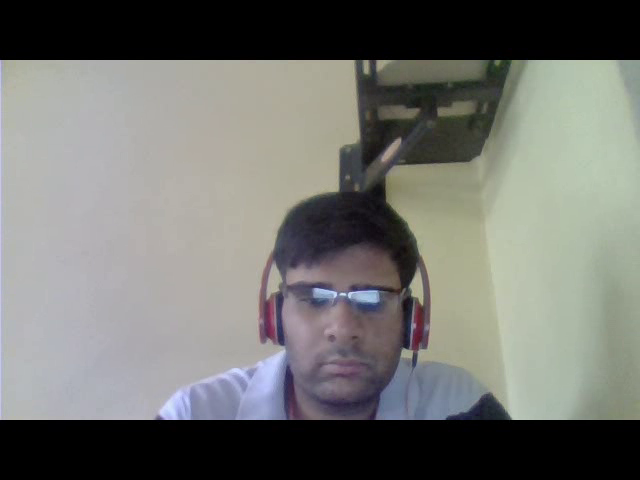
#> input picture frame 29 of output.avi, 640 x 480 px, given in place of vtest.avi, which was not available
$ jupyter execute video_Recognition_Practice.ipynb
#> lines starting #> are read from the running program, lines starting #| are printed output that depends on the picture; after the words box and inside, x2 and y2 are one past the last pixel; in counts of white or black regions, pixels touching at a corner belong together
[cell 1]
# First we will import the libraries

import cv2
import numpy as np

[cell 2]
# Now we are going to read a video into cap variable

cap = cv2.VideoCapture('photos/vtest.avi')

# Creating a object 'out' of class 'VideoWriter' for saving the video to a new file.

fourcc = cv2.VideoWriter_fourcc('X','V','I','D')
out = cv2.VideoWriter('output.avi', fourcc, 20,(640,480))

[cell 3]
while cap.isOpened():
    success, frame = cap.read() # Reads the video
#> frame is the input picture: shape (480, 640, 3); mean B, G, R 111.4, 115.6, 114.8

    if success == True:
        print(cap.get(cv2.CAP_PROP_FRAME_WIDTH)) # Prints the weight of video
        print(cap.get(cv2.CAP_PROP_FRAME_HEIGHT)) # Prints the height of video

        # Putting some text on the video

        font = cv2.FONT_HERSHEY_SIMPLEX
        frame = cv2.putText(frame,'Walking on the street',(100,200),font,2,(0,232,232),2,cv2.LINE_4)
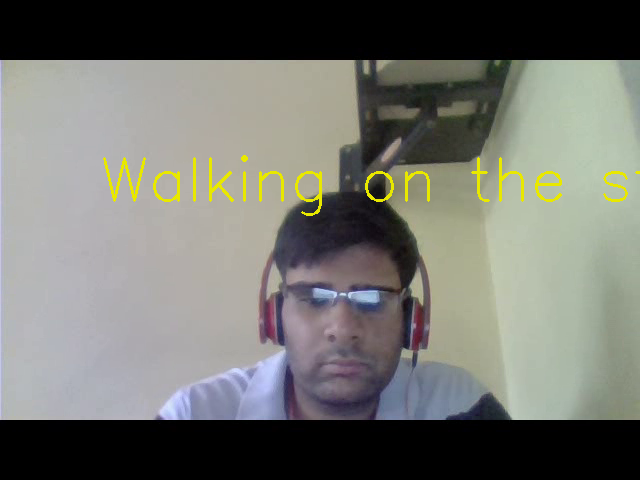
#> frame: shape (480, 640, 3); 1.1% of pixels changed, all inside (x1, y1, x2, y2) = (103, 155, 640, 216)

        out.write(frame)

        # gray = cv2.cvtColor(frame,cv2.COLOR_BGR2GRAY) # Changes the color of video to grey

        cv2.imshow("Just a screen recording",frame)

        if cv2.waitKey(1) & 0xFF == ord('q'):
#> (key q is pressed here)
            break


cap.release()
out.release()
cv2.destroyAllWindows()


$ run again, starting later in the video
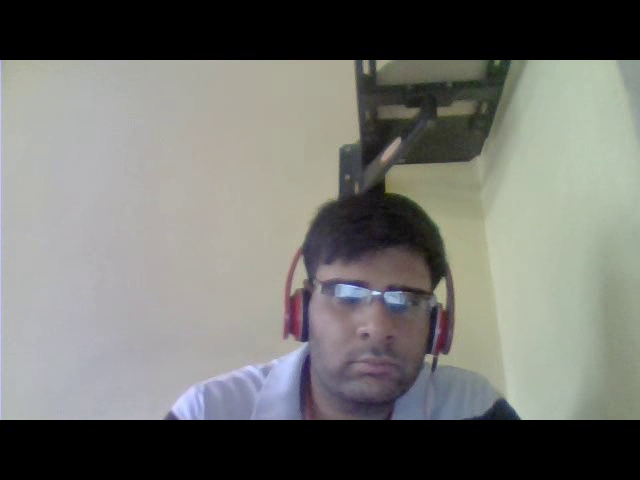
#> input picture frame 130 of output.avi, 640 x 480 px, given in place of vtest.avi, which was not available
#> frame is the input picture: shape (480, 640, 3); mean B, G, R 111.3, 115.7, 115
#> `frame = cv2.putText(frame,'Walking on the street',(100,200),font,2,(0,..`:
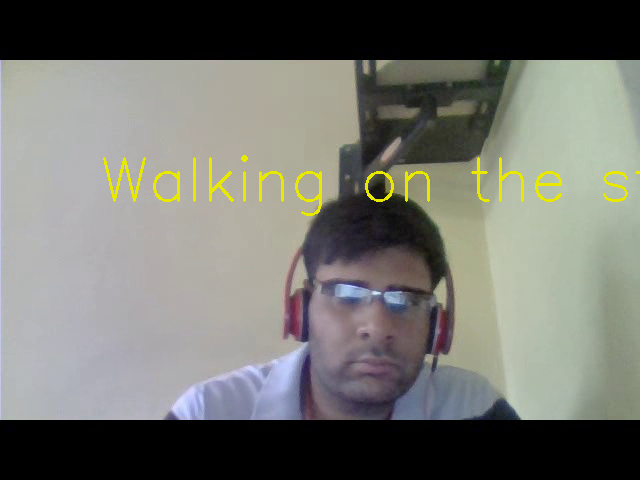
#> frame: shape (480, 640, 3); 1.1% of pixels changed, all inside (x1, y1, x2, y2) = (103, 155, 640, 216)

$ run again, starting later in the video
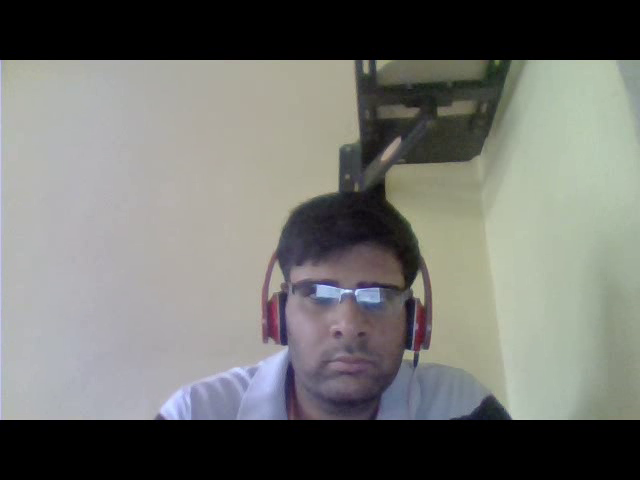
#> input picture frame 232 of output.avi, 640 x 480 px, given in place of vtest.avi, which was not available
#> frame is the input picture: shape (480, 640, 3); mean B, G, R 111, 115.1, 114.2
#> `frame = cv2.putText(frame,'Walking on the street',(100,200),font,2,(0,..`:
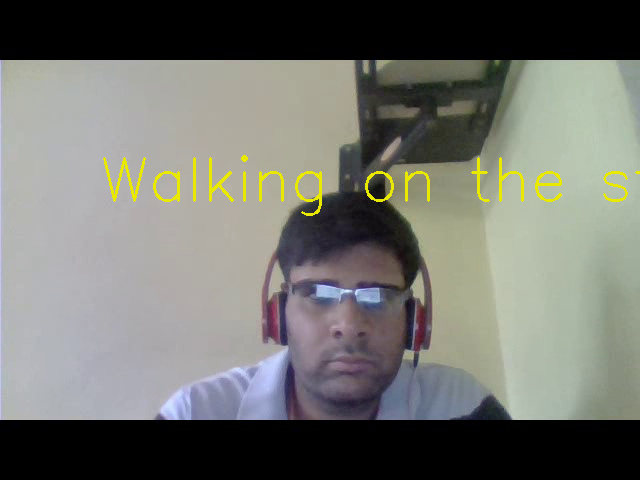
#> frame: shape (480, 640, 3); 1.1% of pixels changed, all inside (x1, y1, x2, y2) = (103, 155, 640, 216)
